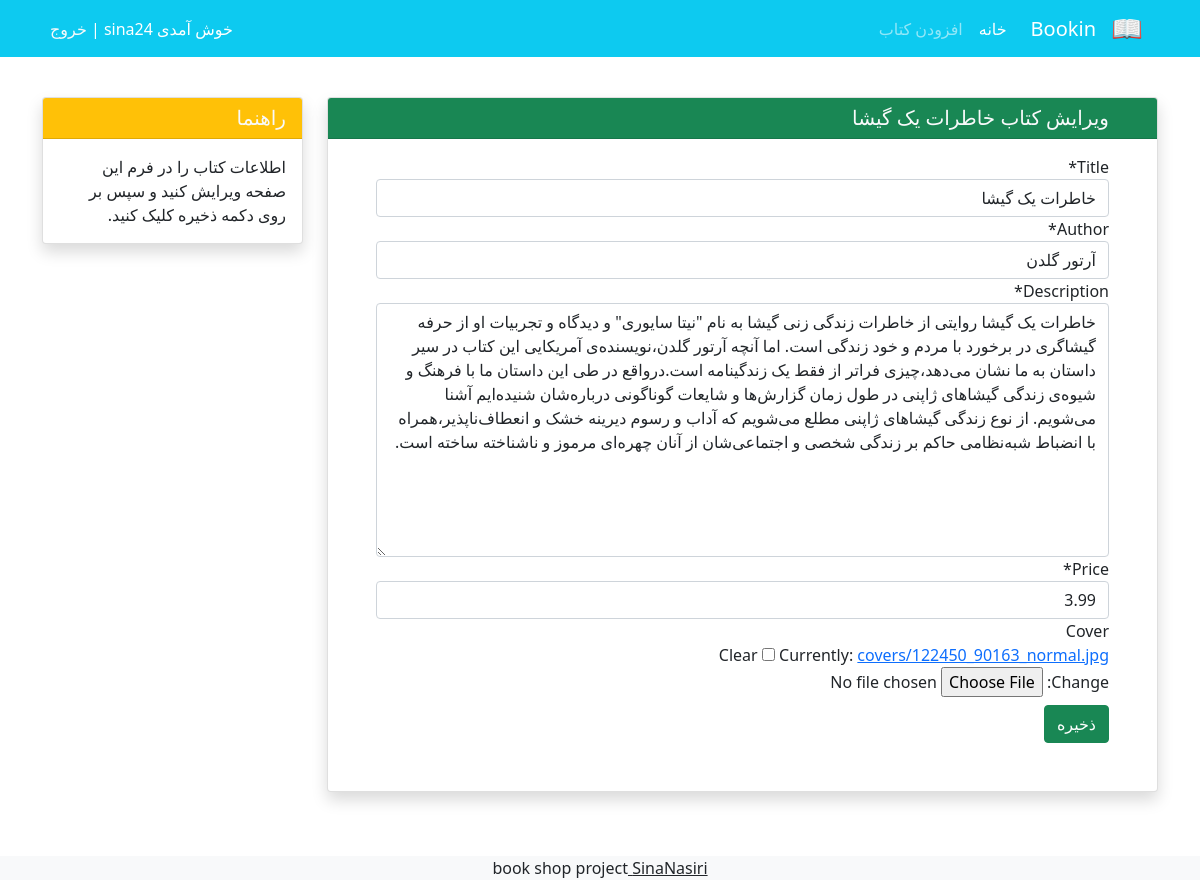
/books/4/update/ (signed in), run on the app's committed database.
### books/models.py (models this page shows, shortened)
class Book(models.Model):
    title = models.CharField(max_length=200)
    author = models.CharField(max_length=200)
    description = models.TextField()
    price = models.DecimalField(max_digits=5, decimal_places=2)  # price -> decimal
    cover = models.ImageField(upload_to='covers', blank=True)

### books/views.py (the view)
# urls.py: path('<int:pk>/update/', views.BookUpdateView.as_view(), name='book_update'),
class BookUpdateView(generic.UpdateView):
    model = Book
    fields = ['title', 'author', 'description', 'price', 'cover']
    template_name = 'books/book_update.html'

### books/templates/books/book_update.html (shortened to what this page needs)
{% extends '_base.html' %}
{% load crispy_forms_tags %}
{% block content %}
    <div class="container mt-4" dir="rtl">
        <div class="row">
            <div class="col-9">
                <div class="card shadow my-3">
                    <h5 class="card-header bg-success text-light px-5">ویرایش کتاب {{ book.title }}</h5>
                    <div class="px-5 pt-3 pb-5">
                        <form method="POST" enctype="multipart/form-data">
                            {{ form|crispy }}
                            <button type="submit" class="btn btn-success mt-2">ذخیره</button>
                        </form>
                    </div>
                </div>
            </div>
            <div class="col-3">
                <div class="card my-3 shadow">
                    <h5 class="card-header bg-warning text-light">راهنما</h5>
                    <div class="card-body">
                        <p class="card-text">
                            اطلاعات کتاب را در فرم این صفحه ویرایش کنید و سپس بر روی دکمه ذخیره کلیک کنید.
                        </p>
                    </div>
                </div>
            </div>
        </div>
    </div>
{% endblock %}

### data on the page
Book: title "خاطرات یک گیشا", author "آرتور گلدن", description "خاطرات یک گیشا روایتی از خاطرات زندگی زنی گیشا به نام \"نیتا سایوری\" و دیدگاه و تجربیات او از حرفه گیشاگری در برخورد با مردم و خود زندگی است. اما آنچه آرتور گلدن،نویسنده‌ی آمریکایی این کتاب در سیر داستان به ما نشان می‌دهد،چیزی فراتر از فقط یک زندگینامه است.درواقع در طی این داستان ما با فرهنگ و شیوه‌ی زندگی گیشاهای ژاپنی در طول زمان گزارش‌ها و شایعات گوناگونی درباره‌شان شنیده‌ایم آشنا می‌شویم. از نوع زندگی گیشاهای ژاپنی مطلع می‌شویم که آداب و رسوم دیرینه خشک و انعطاف‌ناپذیر،همراه با انضباط شبه‌نظامی حاکم بر زندگی شخصی و اجتماعی‌شان از آنان چهره‌ای مرموز و ناشناخته ساخته است.", price "3.99"
